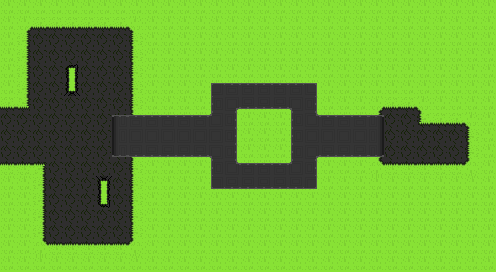

Tiled map render using the project's own tile images. Description and the map definition, with tile-layer contents summarised, below:
An orthogonal 31x17 tile map with 16x16 px tiles, 5 tile layers (Collision, Background, Clutter, Walls, ...), 3 tilesets and 22 objects.

<map version="1.10" tiledversion="1.10.1" orientation="orthogonal" renderorder="right-down" width="31" height="17" tilewidth="16" tileheight="16" infinite="0" nextlayerid="10" nextobjectid="90">
 <editorsettings>
  <export target="wastetown..tmx" format="tmx" />
 </editorsettings>
 <tileset firstgid="1" source="../../../../common/maps/tileset/main.tsx" />
 <tileset firstgid="10113" source="../../../../common/maps/tileset/buildings.tsx" />
 <tileset firstgid="11905" source="../../../../common/maps/tileset/phyrexia/DrossPitTiles.tsx" />
 <layer id="6" name="Collision" width="31" height="17">
  <data>[527 cells, 240 non-empty, 13 distinct tile ids]</data>
 </layer>
 <layer id="1" name="Background" width="31" height="17">
  <data>[527 cells, 510 non-empty, 4 distinct tile ids]</data>
 </layer>
 <layer id="3" name="Clutter" width="31" height="17">
  <properties>
   <property name="spriteLayer" type="bool" value="true" />
  </properties>
  <data>[527 cells, 428 non-empty, 16 distinct tile ids]</data>
 </layer>
 <layer id="2" name="Walls" width="31" height="17">
  <properties>
   <property name="spriteLayer" type="bool" value="true" />
  </properties>
  <data>[527 cells, 70 non-empty, 19 distinct tile ids]</data>
 </layer>
 <layer id="8" name="Archway" width="31" height="17">
  <data>[527 cells, 0 non-empty, 0 distinct tile ids]</data>
 </layer>
 <objectgroup id="4" name="Objects">
  <object id="38" template="../../../../common/maps/obj/entry_left.tx" x="0.706867" y="192" width="16" height="80" />
  <object id="48" template="../../obj/treasure.tx" x="432.239" y="155.641" />
  <object id="50" template="../../../../common/maps/obj/enemy.tx" x="96.485" y="173.992">
   <properties>
    <property name="enemy" value="Dross Gladiator" />
    <property name="speedModifier" type="float" value="4" />
    <property name="threatRange" value="45" />
    <property name="waypoints" value="82,81,80,83,84,88,70,79,87,83" />
   </properties>
  </object>
  <object id="54" template="../../../../common/maps/obj/enemy.tx" x="399.841" y="149.68">
   <properties>
    <property name="enemy" value="Dross Grimnarch" />
    <property name="threatRange" value="50" />
    <property name="waypoints" value="" />
   </properties>
  </object>
  <object id="75" template="../../obj/booster.tx" x="449.75" y="143.25">
   <properties>
    <property name="reward">[{"editions":["MH1","MH2","LTR","MH3","2XM"],"type":"card","count":10,"rarity":["Common"],"colors":["black"]},{"editions":["MH1","MH2","LTR","MH3","2XM"],"type":"card","count":3,"rarity":["Uncommon"],"colors":["black"]},{"editions":["MH1","MH2","LTR","MH3","2XM"],"type":"card","count":1,"rarity":["Rare","Mythic Rare"],"colors":["black"]}]</property>
   </properties>
  </object>
  <object id="76" template="../../obj/treasure.tx" x="432" y="143" />
  <object id="85" template="../../../../common/maps/obj/enemy.tx" x="216.75" y="165.25">
   <properties>
    <property name="enemy" value="Dross Gladiator" />
    <property name="speedModifier" type="float" value="4" />
    <property name="threatRange" value="50" />
    <property name="waypoints" value="66,78,65,77" />
   </properties>
  </object>
  <object id="86" template="../../../../common/maps/obj/enemy.tx" x="276" y="105.25">
   <properties>
    <property name="enemy" value="Dross Gladiator" />
    <property name="speedModifier" type="float" value="4" />
    <property name="threatRange" value="50" />
    <property name="waypoints" value="65,78,66,77" />
   </properties>
  </object>
  <object id="89" template="../../../../common/maps/obj/enemy.tx" x="47.75" y="87.5">
   <properties>
    <property name="enemy" value="Dross Gladiator" />
    <property name="speedModifier" type="float" value="4" />
    <property name="threatRange" value="45" />
    <property name="waypoints" value="88,87,79,70,88,84,83,82,81,80,83,84" />
   </properties>
  </object>
 </objectgroup>
 <objectgroup id="7" name="Waypoints">
  <object id="65" template="../../../../common/maps/obj/waypoint.tx" x="295" y="107" />
  <object id="66" template="../../../../common/maps/obj/waypoint.tx" x="218" y="185" />
  <object id="70" template="../../../../common/maps/obj/waypoint.tx" x="44" y="61" />
  <object id="77" template="../../../../common/maps/obj/waypoint.tx" x="218" y="107" />
  <object id="78" template="../../../../common/maps/obj/waypoint.tx" x="295" y="185" />
  <object id="79" template="../../../../common/maps/obj/waypoint.tx" x="84" y="61" />
  <object id="80" template="../../../../common/maps/obj/waypoint.tx" x="80" y="236" />
  <object id="81" template="../../../../common/maps/obj/waypoint.tx" x="114" y="236" />
  <object id="82" template="../../../../common/maps/obj/waypoint.tx" x="114" y="175" />
  <object id="83" template="../../../../common/maps/obj/waypoint.tx" x="80" y="175" />
  <object id="84" template="../../../../common/maps/obj/waypoint.tx" x="54.75" y="162" />
  <object id="87" template="../../../../common/maps/obj/waypoint.tx" x="84" y="118" />
  <object id="88" template="../../../../common/maps/obj/waypoint.tx" x="44" y="118" />
 </objectgroup>
</map>
